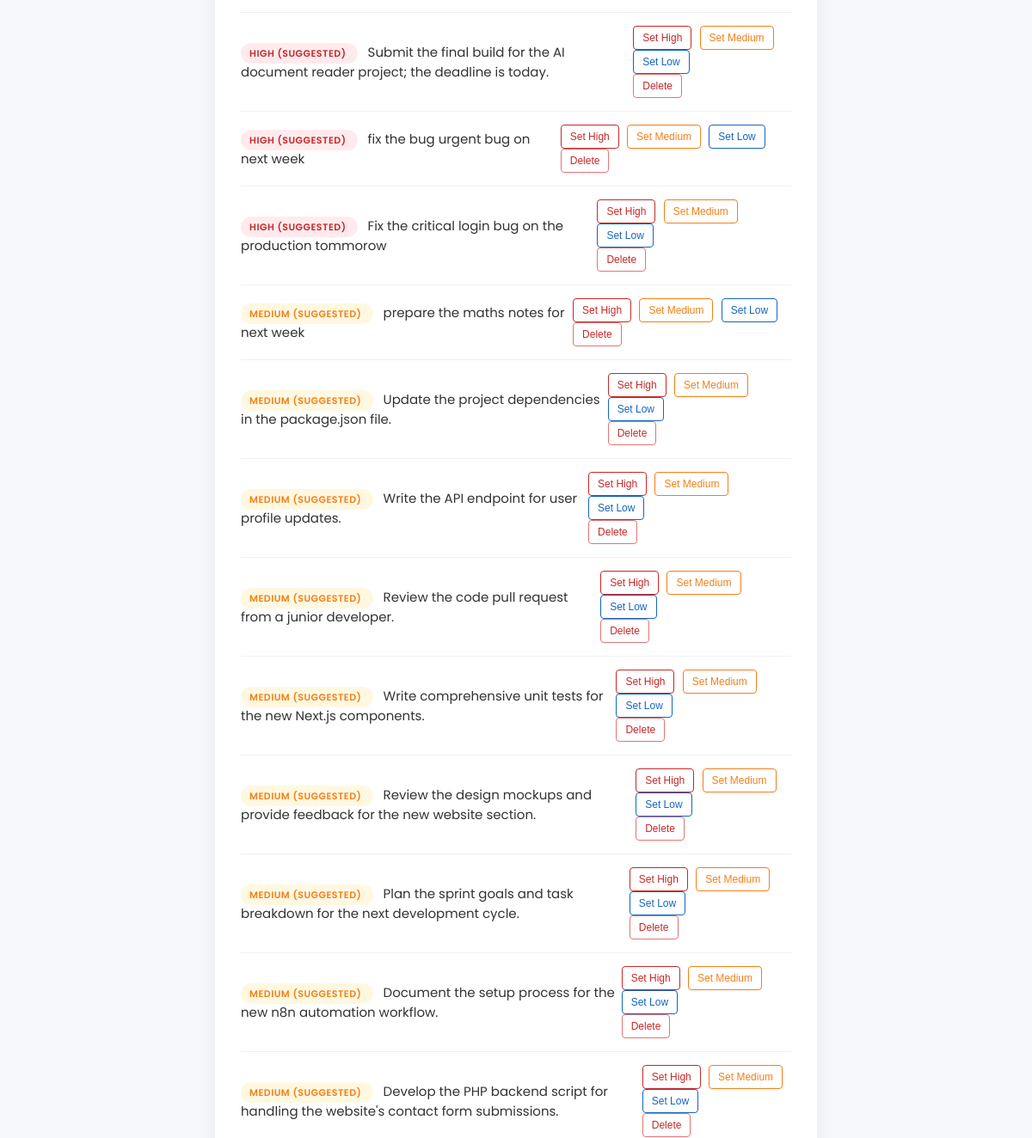
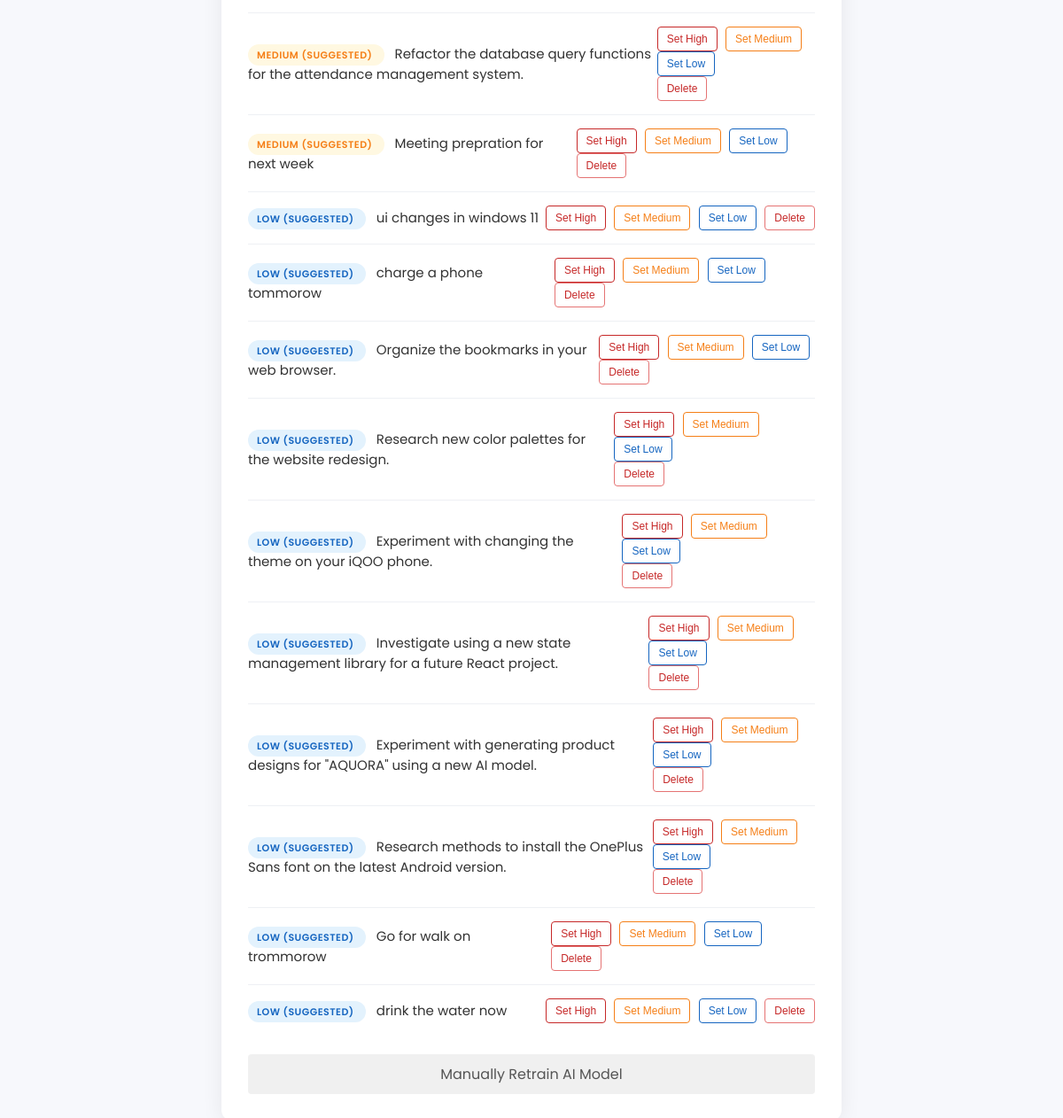
Before: / (lower part) with the older database file (2 pictures, top to bottom).
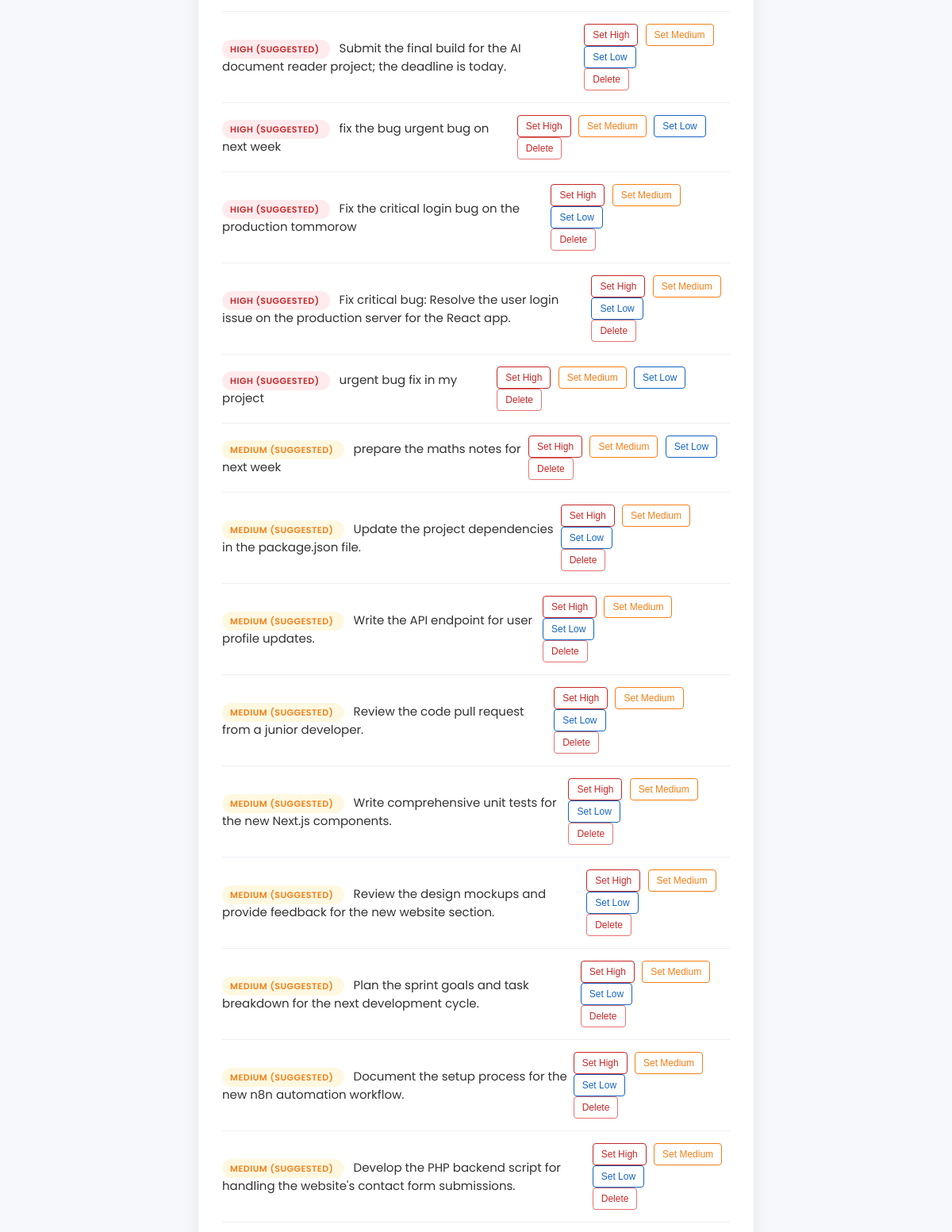
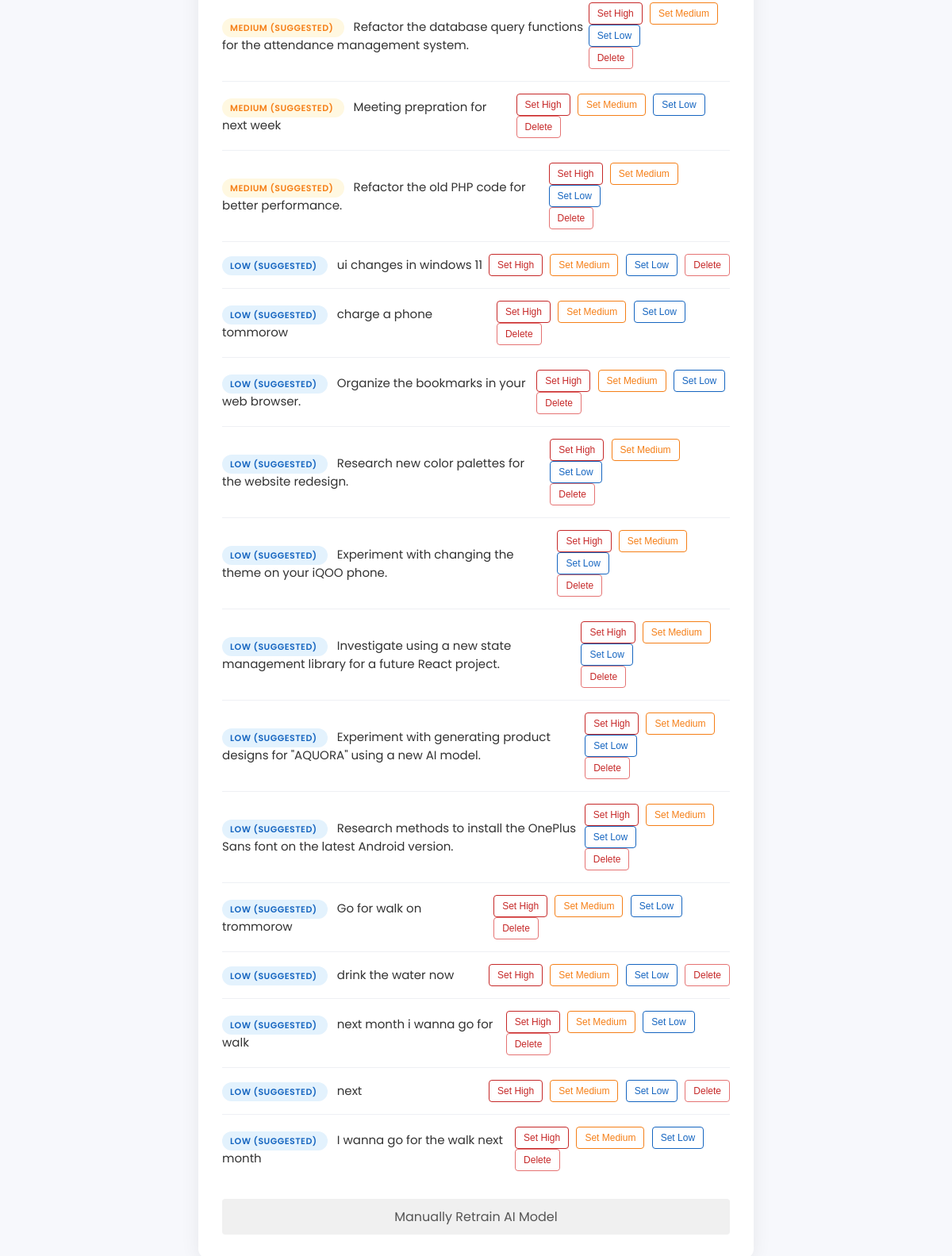
After: the same page with the newer database file (2 pictures, top to bottom).
### app.py (models this page shows, shortened)
class Task(db.Model):
    id = db.Column(db.Integer, primary_key=True)
    content = db.Column(db.String(300), nullable=False)
    suggested_priority = db.Column(db.Integer, default=2)
    user_priority = db.Column(db.Integer, nullable=True)

### app.py (the view)
@app.route('/')
def index():
    tasks = Task.query.order_by(Task.user_priority.desc(), Task.suggested_priority.desc()).all()
    return render_template('index.html', tasks=tasks, get_priority_name=get_priority_name)

### app.py (called while the page is built)
def get_priority_name(priority_int):
    if priority_int == 3:
        return "High"
    if priority_int == 1:
        return "Low"
    return "Medium" # Default

### templates/index.html (shortened to what this page needs)
<!DOCTYPE html>
<html lang="en">
<head>
</head>
<body>
    <div class="container">
        <div class="content">
            <ul class="task-list">
                {% for task in tasks %}
                    <li class="task-item">
                        <div class="task-content">
                            {% set final_priority = task.user_priority or task.suggested_priority %}
                            <span class="task-priority-badge priority-{{ final_priority }}">
                                {{ get_priority_name(final_priority) }}
                                {% if task.user_priority is none %}
                                    (Suggested)
                                {% endif %}
                            </span>
                            {{ task.content }}
                        </div>
                        <div class="task-actions">
                            <form action="{{ url_for('set_priority', id=task.id) }}" method="POST">
                                <button type="submit" name="priority" value="3" class="btn-high">Set High</button>
                                <button type="submit" name="priority" value="2" class="btn-medium">Set Medium</button>
                                <button type="submit" name="priority" value="1" class="btn-low">Set Low</button>
                            </form>
                            <form action="{{ url_for('delete_task', id=task.id) }}" method="POST" onsubmit="return confirm('Are you sure?');">
                                <button type="submit" class="btn-delete">Delete</button>
                            </form>
                        </div>
                    </li>
                {% endfor %}
            </ul>
            <a href="{{ url_for('trigger_training') }}" class="retrain-link">
                Manually Retrain AI Model
            </a>
        </div>
    </div>
</body>
</html>

### templates/index.html (style rules this page uses)
:root { --primary-color: #4a90e2; --background-color: #f7f8fc; --container-bg: #ffffff; --text-color: #333; --border-color: #eef0f4; --high-p-bg: #ffebee; --high-p-text: #c62828; --medium-p-bg: #fff8e1; --medium-p-text: #f57f17; --low-p-bg: #e3f2fd; --low-p-text: #1565c0; }
body { font-family: 'Poppins', -apple-system, BlinkMacSystemFont, "Segoe UI", Roboto, sans-serif; background-color: var(--background-color); margin: 0; padding: 20px; color: var(--text-color); }
.container { max-width: 700px; margin: 20px auto; background: var(--container-bg); border-radius: 12px; box-shadow: 0 4px 25px rgba(0,0,0,0.07); }
.content { padding: 30px; }
.task-list { list-style: none; padding: 0; margin: 0; }
.task-item:last-child { border-bottom: none; }
.priority-3 { background-color: var(--high-p-bg); color: var(--high-p-text); }
.priority-2 { background-color: var(--medium-p-bg); color: var(--medium-p-text); }
.priority-1 { background-color: var(--low-p-bg); color: var(--low-p-text); }
.retrain-link { display: block; text-align: center; margin-top: 20px; padding: 10px; background: #f0f0f0; border-radius: 4px; color: #555; text-decoration: none; }

Changed rows visible on the page:
added Task: get_priority_name "HIGH", shows "(SUGGESTED)", content "Fix critical bug: Resolve the user login issue on the production server for the React app."
added Task: get_priority_name "HIGH", shows "(SUGGESTED)", content "urgent bug fix in my project"
added Task: get_priority_name "MEDIUM", shows "(SUGGESTED)", content "Refactor the old PHP code for better performance."
added Task: get_priority_name "LOW", shows "(SUGGESTED)", content "next month i wanna go for walk"
added Task: get_priority_name "LOW", shows "(SUGGESTED)", content "next"
added Task: get_priority_name "LOW", shows "(SUGGESTED)", content "I wanna go for the walk next month"
